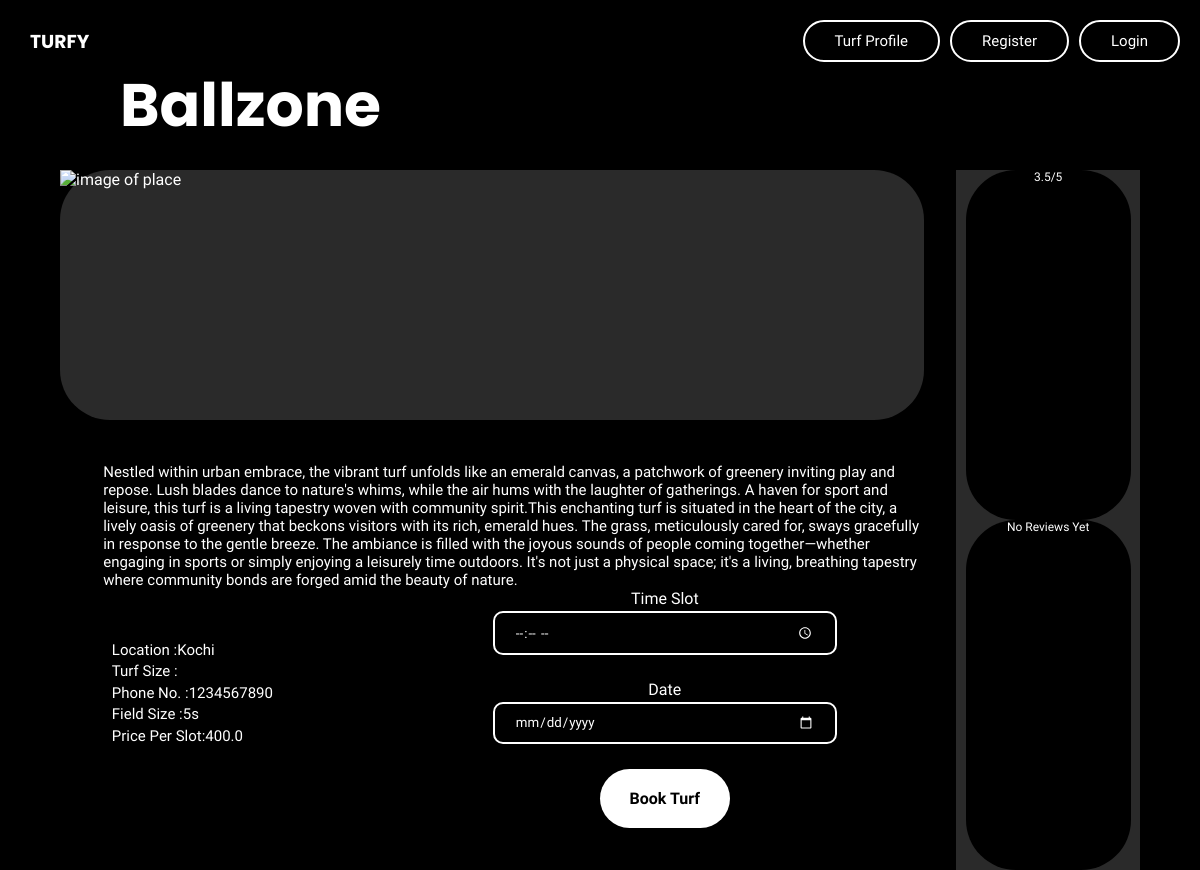
The page /view-turf/3/ on the database its author committed.
### app/models.py (models this page shows, shortened)
class Turf(models.Model):
    TYPE =  (
        ("5s","5s"),
        ("7s","7s")
    )
    user = models.ForeignKey(User, null=True, on_delete=models.SET_NULL)
    turfName = models.CharField("Turf Name", max_length=25, null=True)
    location = models.CharField("Location ", max_length=200, null=True)
    phoneNumber = models.CharField("Phone Number", max_length=25, null=True)
    pricePerSlot = models.FloatField("Price Per Slot", max_length=3, null=True)
    fieldSize = models.CharField("fieldSize",max_length=3,choices=TYPE, null=False, default="5s")
    slots = models.ManyToManyField(TimeSlot, blank=True)
    dateCreated = models.DateTimeField("Date Created", auto_now_add=True)

### app/views.py (the view)
# urls.py: path('view-turf/<int:pk>/', views.viewTurf, name='viewTurf'),
def viewTurf(request, pk):
    turf = Turf.objects.get(id = pk)
    context = {
        'turf':turf,
    }
    return render(request, 'app/viewTurf.html', context)

### app/templates/app/viewturf.html (shortened to what this page needs)
{% extends 'app/main.html' %} {% load static %}  {% block content %}
<div class="name-div">
  <h1 class="turf-name">{{turf.turfName}}</h1>
</div>
<div class="view-main-div">
  <div class="view-left-div">
    <div class="view-turf-image">
      <img src="#" alt="image of place" />
    </div>
    <div class="turf-desc">
      <p class="turf-text">Nestled within urban embrace, the vibrant turf unfolds like an emerald canvas, a patchwork of greenery inviting play and repose. Lush blades dance to nature's whims, while the air hums with the laughter of gatherings. A haven for sport and leisure, this turf is a living tapestry woven with community spirit.This enchanting turf is situated in the heart of the city, a lively oasis of greenery that beckons visitors with its rich, emerald hues. The grass, meticulously cared for, sways gracefully in response to the gentle breeze. The ambiance is filled with the joyous sounds of people coming together—whether engaging in sports or simply enjoying a leisurely time outdoors. It's not just a physical space; it's a living, breathing tapestry where community bonds are forged amid the beauty of nature.</p>
    </div>
    <div class="view-turf-details">
      <div class="turf-details">
        <p class="view-turf-desc1">Location :{{turf.location}}</p>
        <p class="view-turf-desc">Turf Size :{{turf.size}}</p>
        <p class="view-turf-desc">Phone No. :{{turf.phoneNumber}}</p>
        <p class="view-turf-desc">Field Size :{{turf.fieldSize}}</p>
        <p class="view-turf-desc">Price Per Slot:{{turf.pricePerSlot}}</p>
      </div>
      <div class="turf-booking">
        <label for="time slot">Time Slot</label>
        <input type="time" name="time slot" id="time slot" placeholder="Time Slot"><br>
        <label for="date">Date</label>
        <input type="date" name="date" id="date" placeholder="Date"><br>
        <a class="book-turf-button" href="{% url 'createBooking' turf.id %}">Book Turf</a>
      </div>
    </div>
  </div>
  <div class="view-right-div">
    <div class="view-ratings">
      <p class="ratings">3.5/5</p>
    </div>
    <div class="view-reviews">
        <p class="reviews">No Reviews Yet</p>
    </div>
  </div>
</div>
{% endblock %}

### static/css/styles.css (style rules this page uses)
* { margin: 0; padding: 0; font-family: 'Plus Jakarta Sans', sans-serif; color: white; transition: all 0.3s ease; }
p { font-size: 12px; }
h1, h2, h3, h4, h5 { font-family: 'Poppins', sans-serif; margin-top: 1em; text-align: center; }
h1 { font-size: 60px; }
a { color: inherit; text-decoration: none; font-weight: bold; }
body { background-color: black; display: flex; flex-direction: column; justify-content: space-around; align-items: center; gap: 20px; }
input, select { background-color: transparent; padding: 10px 20px; border-radius: 10px; border: none; border: solid 2px white; min-width: 300px; color-scheme: dark; }
.name-div { width: 80%; margin-left: 0; padding-left: 0; }
.turf-name { text-align: left; }
.view-main-div { display: flex; flex-direction: row; height:700px ; width: 90%; justify-content: space-between; }
.view-left-div { display: flex; flex-direction: column; width: 80%; height: 100%; }
.view-right-div { display: flex; flex-direction: column; width: 17%; height: 100%; background-color: rgb(42, 42, 42); justify-content: space-between; align-items: center; }
.view-ratings { height: 50%; background-color: black; border-radius: 50px; width: 90%; }
.view-reviews { height: 50%; background-color: black; border-radius: 50px; width: 90%; }
.reviews { text-align: center; }
.ratings { text-align: center; }
.view-turf-image { height: 250px; width: 100%; background-color: rgb(42, 42, 42); border-radius: 50px; }
.turf-text { margin-top: 5%; margin-left: 5%; font-size: 15px; }
.view-turf-details { display: flex; flex-direction: row; }
.turf-details { width: 40%; height: 100%; }
.turf-booking { width: 60%; height: 100%; display: flex; flex-direction: column; gap: 3px; justify-content: space-between; align-items: center; }
.view-turf-desc { margin-top: 1%; margin-left: 15%; font-size: 15px; }
.view-turf-desc1 { margin-top: 15%; font-size: 15px; margin-left: 15%; }
.book-turf-button { padding: 20px 30px; background-color: white; color: black; border-radius: 40px; }

### rows shown on the page
Turf: turfName "Ballzone", location "Kochi", phoneNumber "1234567890", fieldSize "5s", pricePerSlot "400.0"
